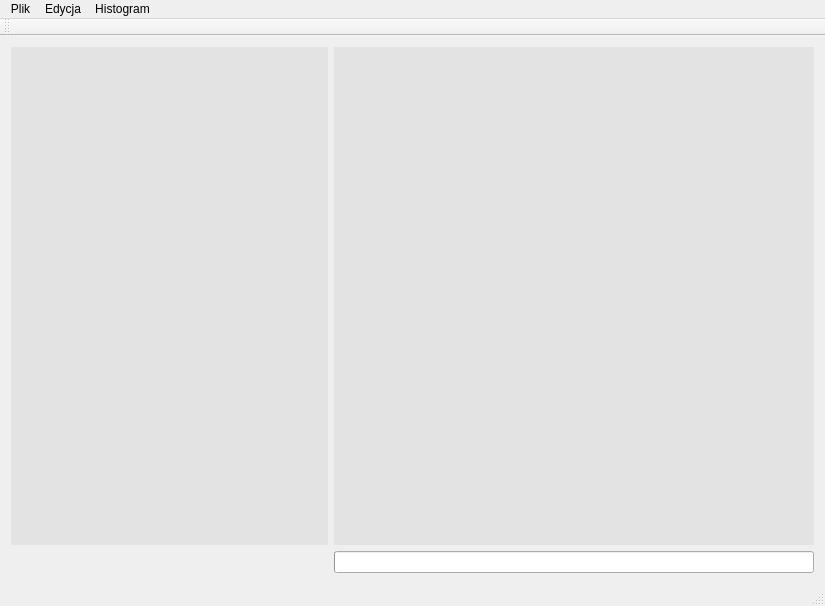
<?xml version="1.0" encoding="UTF-8"?>
<ui version="4.0">
 <class>MainWindow</class>
 <widget class="QMainWindow" name="MainWindow">
  <property name="geometry">
   <rect>
    <x>0</x>
    <y>0</y>
    <width>825</width>
    <height>606</height>
   </rect>
  </property>
  <property name="windowTitle">
   <string>MainWindow</string>
  </property>
  <widget class="QWidget" name="centralWidget">
   <layout class="QGridLayout" name="gridLayout">
    <item row="0" column="0">
     <widget class="QLabel" name="labelObrazek">
      <property name="styleSheet">
       <string notr="true">background-color: rgb(227, 227, 227);
</string>
      </property>
      <property name="text">
       <string/>
      </property>
     </widget>
    </item>
    <item row="0" column="1">
     <widget class="QLabel" name="labelOutputPicture">
      <property name="styleSheet">
       <string notr="true">background-color: rgb(227, 227, 227);</string>
      </property>
      <property name="text">
       <string/>
      </property>
     </widget>
    </item>
    <item row="1" column="1">
     <widget class="QProgressBar" name="progressBar">
      <property name="minimumSize">
       <size>
        <width>0</width>
        <height>0</height>
       </size>
      </property>
      <property name="maximumSize">
       <size>
        <width>480</width>
        <height>16777215</height>
       </size>
      </property>
      <property name="value">
       <number>0</number>
      </property>
      <property name="alignment">
       <set>Qt::AlignRight|Qt::AlignTrailing|Qt::AlignVCenter</set>
      </property>
      <property name="textVisible">
       <bool>false</bool>
      </property>
     </widget>
    </item>
   </layout>
  </widget>
  <widget class="QMenuBar" name="menuBar">
   <property name="geometry">
    <rect>
     <x>0</x>
     <y>0</y>
     <width>825</width>
     <height>21</height>
    </rect>
   </property>
   <widget class="QMenu" name="menuplik">
    <property name="title">
     <string>Plik</string>
    </property>
    <addaction name="actionOtworzPlik"/>
    <addaction name="actionExportToCSV"/>
    <addaction name="actionWczytajCSV"/>
    <addaction name="actionZapiszZmodyfikowanyObrazJako"/>
   </widget>
   <widget class="QMenu" name="menuEdycja">
    <property name="title">
     <string>Edycja</string>
    </property>
    <widget class="QMenu" name="menuProgowanie">
     <property name="title">
      <string>Progowanie</string>
     </property>
     <addaction name="actionProgowanieBinarne"/>
     <addaction name="actionProgowanieBinarneOdwrocone"/>
     <addaction name="actionProgowanieNprogow"/>
     <addaction name="actionBinaryzacjaZParametrami"/>
     <addaction name="actionProgowanieZachowaniePoziomySzarosci"/>
    </widget>
    <widget class="QMenu" name="menuRozciaganie">
     <property name="title">
      <string>Rozciąganie</string>
     </property>
     <addaction name="actionRozciagniecie"/>
     <addaction name="actionRozciaganieZakresWgParametrow"/>
    </widget>
    <widget class="QMenu" name="menuROBOCZE">
     <property name="title">
      <string>Arytmetyczne</string>
     </property>
     <addaction name="actionDodawanieObrazow"/>
     <addaction name="actionOdejmowanieObrazow"/>
     <addaction name="actionOdejmowanieAbs"/>
     <addaction name="actionAND"/>
     <addaction name="actionOR"/>
     <addaction name="actionXOR"/>
    </widget>
    <widget class="QMenu" name="menuWyg_adzanie">
     <property name="title">
      <string>Wygładzanie</string>
     </property>
     <addaction name="actionBlur"/>
     <addaction name="actionGaussian"/>
     <addaction name="actionMedianBlur"/>
    </widget>
    <addaction name="actionInvert"/>
    <addaction name="actionPowrotDoOryginalu"/>
    <addaction name="actionKonwertujNaGrayScale"/>
    <addaction name="actionWyrownanie"/>
    <addaction name="actionLaplacian"/>
    <addaction name="menuProgowanie"/>
    <addaction name="menuRozciaganie"/>
    <addaction name="actionRozjasnianie"/>
    <addaction name="menuROBOCZE"/>
    <addaction name="menuWyg_adzanie"/>
   </widget>
   <widget class="QMenu" name="menuHistogram">
    <property name="title">
     <string>Histogram</string>
    </property>
    <addaction name="actionPokazHistogramOryginalu"/>
    <addaction name="actionPokazHistogramZmodyfikowanego"/>
   </widget>
   <addaction name="menuplik"/>
   <addaction name="menuEdycja"/>
   <addaction name="menuHistogram"/>
  </widget>
  <widget class="QToolBar" name="mainToolBar">
   <attribute name="toolBarArea">
    <enum>TopToolBarArea</enum>
   </attribute>
   <attribute name="toolBarBreak">
    <bool>false</bool>
   </attribute>
  </widget>
  <widget class="QStatusBar" name="statusBar"/>
  <action name="actionOtworzPlik">
   <property name="text">
    <string>Otwórz</string>
   </property>
   <property name="shortcut">
    <string>Ctrl+O</string>
   </property>
  </action>
  <action name="actionInvert">
   <property name="text">
    <string>Invert</string>
   </property>
  </action>
  <action name="actionPokazHistogramOryginalu">
   <property name="text">
    <string>Oryginał</string>
   </property>
  </action>
  <action name="actionPokazHistogramZmodyfikowanego">
   <property name="text">
    <string>Zmodyfikowany</string>
   </property>
   <property name="toolTip">
    <string>Zmodyfikowany histogram</string>
   </property>
  </action>
  <action name="actionPowrotDoOryginalu">
   <property name="text">
    <string>Powrót do oryginału</string>
   </property>
  </action>
  <action name="actionKonwertujNaGrayScale">
   <property name="text">
    <string>Konwertuj na GrayScale</string>
   </property>
  </action>
  <action name="actionProgowanieBinarne">
   <property name="text">
    <string>Progowanie binarne</string>
   </property>
  </action>
  <action name="actionProgowanieNprogow">
   <property name="text">
    <string>Progowanie n-progów</string>
   </property>
  </action>
  <action name="actionWyrownanie">
   <property name="text">
    <string>Wyrównanie</string>
   </property>
  </action>
  <action name="actionRozciagniecie">
   <property name="text">
    <string>Pełny zakres</string>
   </property>
  </action>
  <action name="actionLaplacian">
   <property name="text">
    <string>Laplacian</string>
   </property>
  </action>
  <action name="actionExportToCSV">
   <property name="text">
    <string>Export to CSV</string>
   </property>
  </action>
  <action name="actionWczytajCSV">
   <property name="text">
    <string>Wczytaj CSV</string>
   </property>
  </action>
  <action name="actionProgowanieBinarneOdwrocone">
   <property name="text">
    <string>Progowanie binarne odwrócone</string>
   </property>
  </action>
  <action name="actionBinaryzacjaZParametrami">
   <property name="text">
    <string>Binaryzacja z parametrami</string>
   </property>
  </action>
  <action name="actionProgowanieZachowaniePoziomySzarosci">
   <property name="text">
    <string>Z zachowaniem poziomow szarości</string>
   </property>
  </action>
  <action name="actionRozciaganieZakresWgParametrow">
   <property name="text">
    <string>Zakres wg parametrów</string>
   </property>
  </action>
  <action name="actionZapiszZmodyfikowanyObrazJako">
   <property name="text">
    <string>Zapisz zmodyfikowany obraz jako...</string>
   </property>
  </action>
  <action name="actionRozjasnianie">
   <property name="text">
    <string>Rozjaśnianie</string>
   </property>
  </action>
  <action name="actionDodawanieObrazow">
   <property name="text">
    <string>Dodawanie</string>
   </property>
  </action>
  <action name="actionOdejmowanieObrazow">
   <property name="text">
    <string>Odejmowanie</string>
   </property>
  </action>
  <action name="actionAND">
   <property name="text">
    <string>AND</string>
   </property>
  </action>
  <action name="actionOR">
   <property name="text">
    <string>OR</string>
   </property>
  </action>
  <action name="actionXOR">
   <property name="text">
    <string>XOR</string>
   </property>
  </action>
  <action name="actionBlur">
   <property name="text">
    <string>Blur</string>
   </property>
  </action>
  <action name="actionGaussian">
   <property name="text">
    <string>Gaussian</string>
   </property>
  </action>
  <action name="actionMedianBlur">
   <property name="text">
    <string>MedianBlur</string>
   </property>
  </action>
  <action name="actionOdejmowanieAbs">
   <property name="text">
    <string>Odejmowanie abs</string>
   </property>
  </action>
 </widget>
 <layoutdefault spacing="6" margin="11"/>
 <resources/>
 <connections/>
 <slots>
  <slot>showBla()</slot>
 </slots>
</ui>
